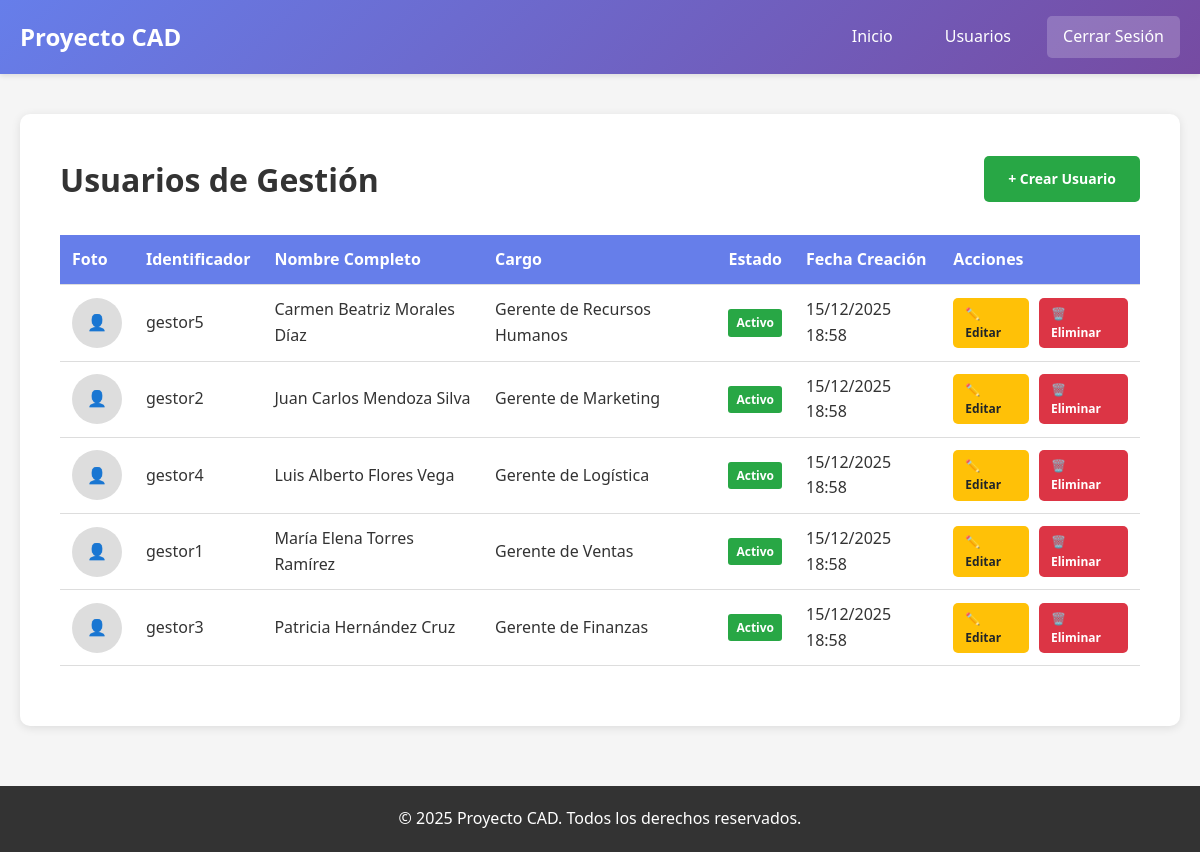
/usuarios/listar.php (signed in), run on the app's committed database.
### tables this page shows
CREATE TABLE IF NOT EXISTS `usuarios` (
  `id` INT(11) NOT NULL AUTO_INCREMENT,
  `identificador` VARCHAR(50) NOT NULL,
  `nombre_completo` VARCHAR(200) NOT NULL,
  `password` VARCHAR(255) NOT NULL,
  `foto_perfil` VARCHAR(255) DEFAULT NULL,
  `cargo` VARCHAR(100) NOT NULL,
  `tipo_usuario_id` INT(11) NOT NULL,
  `activo` TINYINT(1) DEFAULT 1,
  `fecha_creacion` TIMESTAMP DEFAULT CURRENT_TIMESTAMP,
  `fecha_actualizacion` TIMESTAMP DEFAULT CURRENT_TIMESTAMP ON UPDATE CURRENT_TIMESTAMP,
  PRIMARY KEY (`id`),
  UNIQUE KEY `identificador` (`identificador`),
  KEY `tipo_usuario_id` (`tipo_usuario_id`),
  CONSTRAINT `fk_tipo_usuario` FOREIGN KEY (`tipo_usuario_id`) REFERENCES `tipo_usuario` (`id`)
);

### includes/Database.php (called while the page is built, shortened)
<?php
class Database {
    private static $instance = null;
    private $connection;
    private function __construct() {
        try {
            $dsn = "mysql:host=" . DB_HOST . ";dbname=" . DB_NAME . ";charset=" . DB_CHARSET;
            $options = [
                PDO::ATTR_ERRMODE => PDO::ERRMODE_EXCEPTION,
                PDO::ATTR_DEFAULT_FETCH_MODE => PDO::FETCH_ASSOC,
                PDO::ATTR_EMULATE_PREPARES => false,
            ];
            $this->connection = new PDO($dsn, DB_USER, DB_PASS, $options);
        } catch (PDOException $e) {
            die("Error de conexión: " . $e->getMessage());
        }
    }
    public static function getInstance() {
        if (self::$instance === null) {
            self::$instance = new self();
        }
        return self::$instance;
    }
    public function getConnection() {
        return $this->connection;
    }
}

### includes/Usuario.php (called while the page is built, shortened)
<?php
class Usuario {
    private $db;
    public function __construct() {
        $this->db = Database::getInstance()->getConnection();
    }
    public function getUsuariosGestion() {
        $stmt = $this->db->prepare("
            SELECT u.*, t.nombre as tipo_usuario_nombre
            FROM usuarios u
            INNER JOIN tipo_usuario t ON u.tipo_usuario_id = t.id
            WHERE u.tipo_usuario_id = 2
            ORDER BY u.nombre_completo ASC
        ");
        $stmt->execute();
        return $stmt->fetchAll();
    }
}

### public/usuarios/listar.php (the view, shortened to what this page needs)
<?php
require_once __DIR__ . '/../../config/database.php';
require_once __DIR__ . '/../../includes/Database.php';
require_once __DIR__ . '/../../includes/Auth.php';
require_once __DIR__ . '/../../includes/Usuario.php';
$usuario = new Usuario();
$usuarios = $usuario->getUsuariosGestion();
?>
<!DOCTYPE html>
<html lang="es">
<head>
    <link rel="stylesheet" href="/public/css/style.css">
</head>
<body>
    <?php include __DIR__ . '/../includes/header.php'; ?>
    <div class="container">
        <div class="dashboard">
            <div style="display: flex; justify-content: space-between; align-items: center; margin-bottom: 30px;">
                <h1>Usuarios de Gestión</h1>
                <a href="crear.php" class="btn btn-success">+ Crear Usuario</a>
            </div>
            <div class="table-container">
                <table>
                    <thead>
                        <tr>
                            <th>Foto</th>
                            <th>Identificador</th>
                            <th>Nombre Completo</th>
                            <th>Cargo</th>
                            <th>Estado</th>
                            <th>Fecha Creación</th>
                            <th>Acciones</th>
                        </tr>
                    </thead>
                    <tbody>
                        <?php if (empty($usuarios)): ?>
                            <tr>
                                <td colspan="7" style="text-align: center; padding: 40px;">
                                    No hay usuarios de gestión registrados
                                </td>
                            </tr>
                        <?php else: ?>
                            <?php foreach ($usuarios as $u): ?>
                                <tr>
                                    <td>
                                        <?php if ($u['foto_perfil']): ?>
                                            <img src="/uploads/<?php echo htmlspecialchars($u['foto_perfil']); ?>"
                                                 alt="Foto" class="user-photo">
                                        <?php else: ?>
                                            <div class="user-photo" style="background: #ddd; display: flex; align-items: center; justify-content: center;">
                                                👤
                                            </div>
                                        <?php endif; ?>
                                    </td>
                                    <td><?php echo htmlspecialchars($u['identificador']); ?></td>
                                    <td><?php echo htmlspecialchars($u['nombre_completo']); ?></td>
                                    <td><?php echo htmlspecialchars($u['cargo']); ?></td>
                                    <td>
                                        <span class="badge <?php echo $u['activo'] ? 'badge-success' : 'badge-danger'; ?>">
                                            <?php echo $u['activo'] ? 'Activo' : 'Inactivo'; ?>
                                        </span>
                                    </td>
                                    <td><?php echo date('d/m/Y H:i', strtotime($u['fecha_creacion'])); ?></td>
                                    <td>
                                        <div class="actions-cell">
                                            <a href="editar.php?id=<?php echo $u['id']; ?>" class="btn btn-warning btn-sm">
                                                ✏️ Editar
                                            </a>
                                            <a href="eliminar.php?id=<?php echo $u['id']; ?>"
                                               class="btn btn-danger btn-sm"
                                               onclick="return confirm('¿Estás seguro de eliminar este usuario?')">
                                                🗑️ Eliminar
                                            </a>
                                        </div>
                                    </td>
                                </tr>
                            <?php endforeach; ?>
                        <?php endif; ?>
                    </tbody>
                </table>
            </div>
        </div>
    </div>
    <?php include __DIR__ . '/../includes/footer.php'; ?>
</body>
</html>

### public/css/style.css (style rules this page uses)
* { margin: 0; padding: 0; box-sizing: border-box; }
body { font-family: 'Segoe UI', Tahoma, Geneva, Verdana, sans-serif; background: #f5f5f5; color: #333; line-height: 1.6; }
.container { max-width: 1200px; margin: 0 auto; padding: 0 20px; }
.dashboard { background: white; padding: 40px; margin: 40px auto; border-radius: 10px; box-shadow: 0 2px 10px rgba(0,0,0,0.1); }
.btn { display: inline-block; padding: 12px 24px; border-radius: 5px; text-decoration: none; font-weight: 600; transition: all 0.3s; border: none; cursor: pointer; font-size: 14px; }
.btn-success { background: #28a745; color: white; }
.btn-danger { background: #dc3545; color: white; }
.btn-warning { background: #ffc107; color: #212529; }
.btn-sm { padding: 6px 12px; font-size: 12px; }
.table-container { overflow-x: auto; margin: 20px 0; }
table { width: 100%; border-collapse: collapse; background: white; }
thead { background: #667eea; color: white; }
th, td { padding: 12px; text-align: left; border-bottom: 1px solid #ddd; }
.user-photo { width: 50px; height: 50px; border-radius: 50%; object-fit: cover; }
.actions-cell { display: flex; gap: 10px; }
.badge { display: inline-block; padding: 4px 8px; font-size: 12px; font-weight: 600; border-radius: 3px; }
.badge-success { background: #28a745; color: white; }

### data on the page
usuarios: identificador "gestor5", nombre_completo "Carmen Beatriz Morales Díaz", cargo "Gerente de Recursos Humanos", activo "Activo", fecha_creacion "15/12/2025 18:58"
usuarios: identificador "gestor2", nombre_completo "Juan Carlos Mendoza Silva", cargo "Gerente de Marketing", activo "Activo", fecha_creacion "15/12/2025 18:58"
usuarios: identificador "gestor4", nombre_completo "Luis Alberto Flores Vega", cargo "Gerente de Logística", activo "Activo", fecha_creacion "15/12/2025 18:58"
usuarios: identificador "gestor1", nombre_completo "María Elena Torres Ramírez", cargo "Gerente de Ventas", activo "Activo", fecha_creacion "15/12/2025 18:58"
usuarios: identificador "gestor3", nombre_completo "Patricia Hernández Cruz", cargo "Gerente de Finanzas", activo "Activo", fecha_creacion "15/12/2025 18:58"
